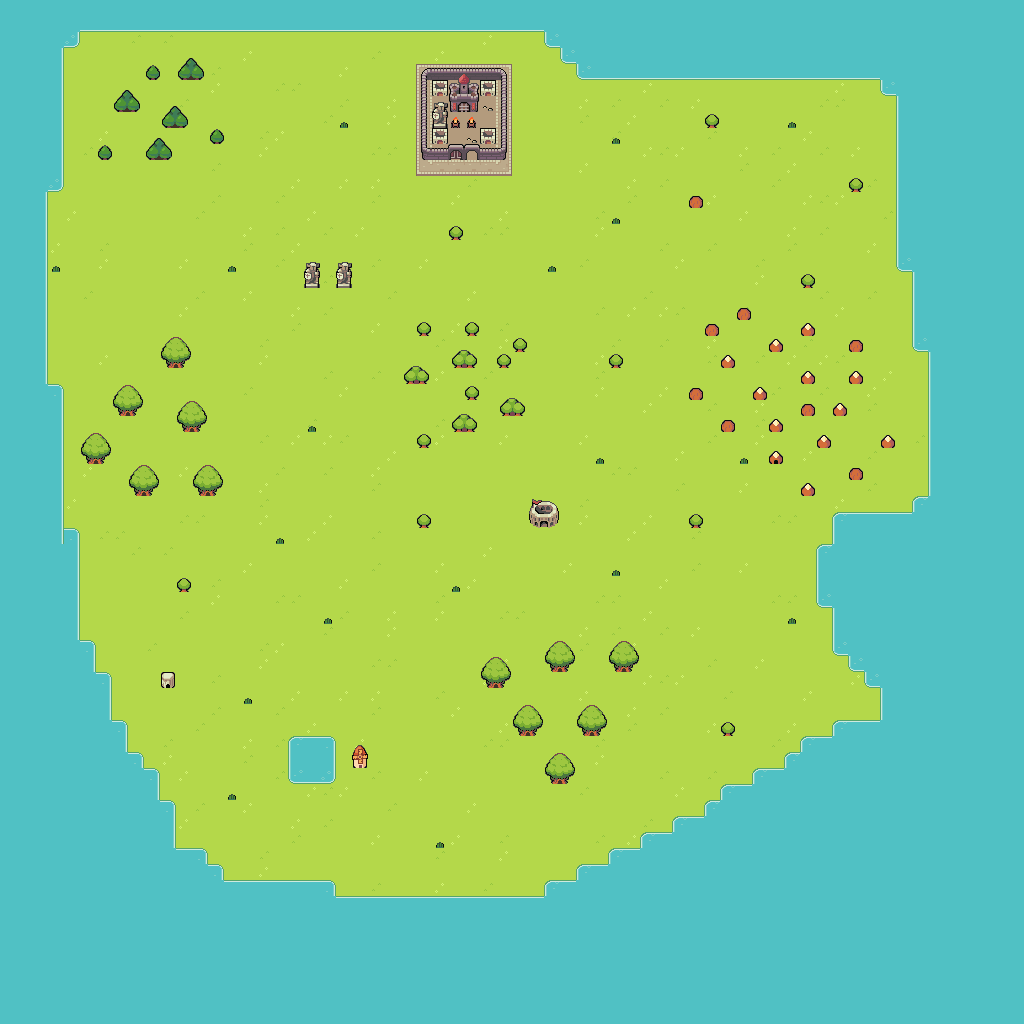

This game map was drawn from its Tiled (.tmx) file and the tilesets committed beside it. A one-line description and the trimmed map source follow:
An orthogonal 64x64 tile map with 16x16 px tiles, 3 tile layers (ground, back_objects, front_objects).

<map version="1.4" tiledversion="1.4.2" orientation="orthogonal" renderorder="right-down" compressionlevel="0" width="64" height="64" tilewidth="16" tileheight="16" infinite="0" backgroundcolor="#00ff00" nextlayerid="7" nextobjectid="1">
 <tileset firstgid="1" source="tiles.tsx" />
 <layer id="1" name="ground" width="64" height="64">
  <data>[4096 cells, 4096 non-empty, 17 distinct tile ids]</data>
 </layer>
 <layer id="4" name="back_objects" width="64" height="64">
  <data>[4096 cells, 239 non-empty, 50 distinct tile ids]</data>
 </layer>
 <layer id="5" name="front_objects" width="64" height="64">
  <data>[4096 cells, 17 non-empty, 8 distinct tile ids]</data>
 </layer>
</map>
